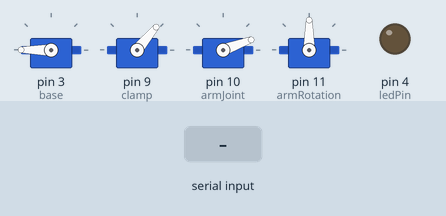
A sketch run on a simulated Arduino Uno, built with avr-gcc and run on an emulated ATmega328P. On the bench: 4 × servo, output pins drawn as LEDs (lit = HIGH). The test bench sets the inputs (shaded band). What the sketch prints to the serial monitor is not drawn.

Above: at 1.8 s.
1.9 s: byte 111 ('o') received over Serial
At 2.05 s:
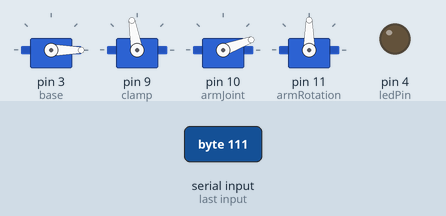
At 3.3 s:
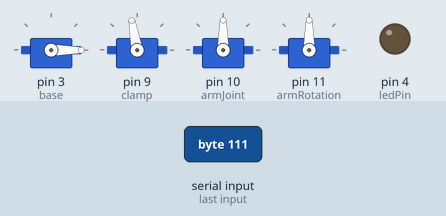
3.6 s: "s" received over Serial
5.8 s: "d" received over Serial
7.4 s: "e" received over Serial
Timing chart, 0 to 9.9 s (numbered marks = the images above; inputs shaded):
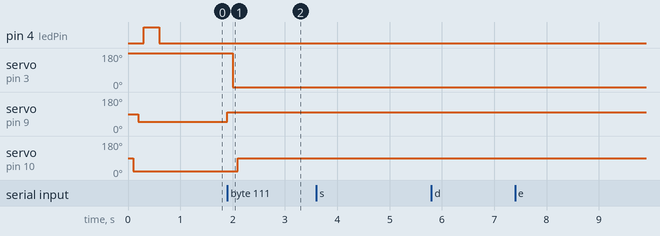

Measured:
- after the input at 1.9 s, servo on pin 3 (base): 180° → 0° after 0.10 s; servo on pin 9 (clamp): 50° → 100° at once; servo on pin 10 (armJoint): 20° → 90° after 0.20 s
- after the input at 3.6 s, every drawn part: stays the same
- after the input at 5.8 s, every drawn part: stays the same
- after the input at 7.4 s, every drawn part: stays the same

The sketch:

roboticArmManual.ino
```cpp
#include <Servo.h>
#define trigPin 5
#define echoPin 6
#define ledPin 4

Servo base;
Servo clamp;
Servo armJoint;
Servo armRotation;
int angle;
int rotation;
int orientation;

void setup() {
  pinMode(trigPin, OUTPUT);
  pinMode(echoPin, INPUT);
  pinMode(ledPin, OUTPUT);
  Serial.begin(9600);
  initArm();
  angle = 20;
  rotation = 180;
  orientation = 0;
}

void loop() {
  if (Serial.available() > 0) {
    char command = Serial.read();
    if (command == 's' & angle < 90) {
      angle = angle + 10;
      armAngle(angle);
      Serial.print("changing arm angle to ");
      Serial.println(angle);
    }
    else if (command == 'w' & angle > 20) {
      angle = angle - 10;
      armAngle(angle);
      Serial.print("changing arm angle to ");
      Serial.println(angle);
    }
    else if (command == 'd' & rotation > 0) {
      rotation = rotation - 10;
      moveArm(rotation);
      Serial.print("rotating arm to ");
      Serial.println(rotation);
    }
    else if (command == 'a' & rotation < 180) {
      rotation = rotation + 10;
      moveArm(rotation);
      Serial.print("rotating arm to ");
      Serial.println(rotation);
    }
    else if (command == 'c' & rotation > 0) {
      rotation = rotation - 20;
      moveArm(rotation);
      Serial.print("rotating arm to ");
      Serial.println(rotation);
    }
    else if (command == 'z' & rotation < 180) {
      rotation = rotation + 20;
      moveArm(rotation);
      Serial.print("rotating arm to ");
      Serial.println(rotation);
    }
    else if (command == 'e' & orientation > 0) {
      orientation = orientation - 20;
      clampOrientation(orientation);
      Serial.print("rotating arm to ");
      Serial.println(orientation);
    }
    else if (command == 'q' & orientation < 90) {
      orientation = orientation + 20;
      clampOrientation(orientation);
      Serial.print("orienting arm to ");
      Serial.println(orientation);
    }
    else if (command == 'f') {
      holdObject();
    }
    else if (command == 'r') {
      releaseObject();
    }
    else if (command == 'o') {
      powerOff();
    }
    else if (command == 'p') {
      init();
    }
    else {
      Serial.println("Sorry, cannot move further");
    }
  }
}

void moveArm(int rotation) {
  base.write(rotation);
  delay(100);
}

void holdObject() {
  clamp.write(100);
  delay(100);
}

void releaseObject() {
  clamp.write(50);
  delay(100);
}

void armAngle(int rotation) {
  armJoint.write(rotation);
  delay(100);
}

void clampOrientation(int orientation) {
  armRotation.write(orientation);
  delay(1000);
}

void initArm() {
  base.attach(3);
  clamp.attach(9);
  armJoint.attach(10);
  armRotation.attach(11);
  moveArm(180);
  armAngle(20);
  releaseObject();
  ledState(true);
  delay(300);
  ledState(false);
}

void detachServos() {
  base.detach();
  clamp.detach();
  armJoint.detach();
  armRotation.detach();
}

void powerOff(){
  ledState(false);
  holdObject();
  moveArm(0);
  armAngle(90);
  delay(2000);
  detachServos();
}


void ledState(boolean state) {
  if (state) {
    digitalWrite(ledPin, HIGH);
  }
  else {
    digitalWrite(ledPin, LOW);
  }
}

int echo() {
  long duration, distance;
  digitalWrite(trigPin, LOW);
  delayMicroseconds(2);
  digitalWrite(trigPin, HIGH);
  delayMicroseconds(10);
  digitalWrite(trigPin, LOW);
  duration = pulseIn(echoPin, HIGH);
  distance = (duration / 2) / 29.1;
  return distance;
}

void moveArmToLeft(int currentPos) {
  for (int pos = currentPos; pos <= 180; pos += 1) {
    base.write(pos);
    delay(10);
  }
  Serial.println(currentPos);
}

void moveArmToCenter(int currentPos) {
  for (int pos = currentPos; pos >= 90; pos -= 1) {
    base.write(pos);
    delay(10);
  }
  Serial.println(currentPos);
}

void dropObject() {
  for (int pos = 20; pos <= 60; pos += 1) {
    armJoint.write(pos);
    delay(10);
  }
  delay(300);
  releaseObject();
  delay(300);
  for (int pos = 60; pos >= 20; pos -= 1) {
    armJoint.write(pos);
    delay(10);
  }
}
```
